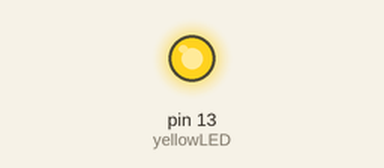
The sketch below on a simulated Arduino Uno, built with avr-gcc and run on an emulated ATmega328P. Parts: output pins drawn as LEDs (lit = HIGH).

Above: at 1.5 s.
At 6.4 s:
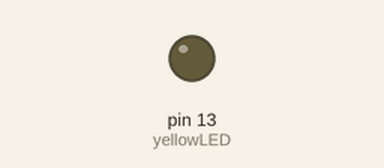
Timing chart, 0 to 9.1 s (numbered marks = the images above):
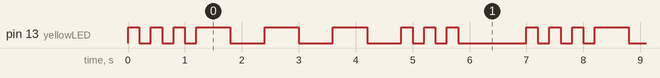

The sketch:

example.ino
```cpp
int yellowLED=13;
int dit=200;
int dah=600;
int longW=1000;

void setup() {
  // put your setup code here, to run once:
pinMode(yellowLED,OUTPUT);
}

void loop() {
  // put your main code here, to run repeatedly:
digitalWrite(yellowLED,HIGH);
delay(dit);
digitalWrite(yellowLED,LOW);
delay(dit);

digitalWrite(yellowLED,HIGH);
delay(dit);
digitalWrite(yellowLED,LOW);
delay(dit);

digitalWrite(yellowLED,HIGH);
delay(dit);
digitalWrite(yellowLED,LOW);
delay(dit);

digitalWrite(yellowLED,HIGH);
delay(dah);
digitalWrite(yellowLED,LOW);
delay(dah);

digitalWrite(yellowLED,HIGH);
delay(dah);
digitalWrite(yellowLED,LOW);
delay(dah);

digitalWrite(yellowLED,HIGH);
delay(dah);
digitalWrite(yellowLED,LOW);
delay(dah);

digitalWrite(yellowLED,HIGH);
delay(dit);
digitalWrite(yellowLED,LOW);
delay(dit);

digitalWrite(yellowLED,HIGH);
delay(dit);
digitalWrite(yellowLED,LOW);
delay(dit);

digitalWrite(yellowLED,HIGH);
delay(dit);
digitalWrite(yellowLED,LOW);
delay(dit);

delay(longW);
}
```

Measured:
- by itself, pin 13 (yellowLED): repeats every 7.0 s: 2 × (LOW 0.20 s, HIGH 0.20 s), LOW 0.20 s, 3 × (HIGH 0.60 s, LOW 0.60 s), 2 × (HIGH 0.20 s, LOW 0.20 s), HIGH 0.20 s, LOW 1.2 s, HIGH 0.20 s
- by itself, everything shown: repeats every 7.0 s, in 18 steps
